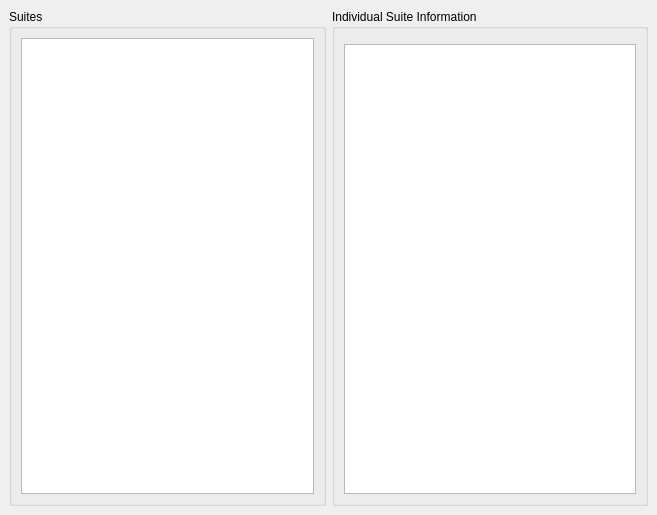
<ui version="4.0" >
 <class>Dialog</class>
 <widget class="QDialog" name="Dialog" >
  <property name="geometry" >
   <rect>
    <x>0</x>
    <y>0</y>
    <width>657</width>
    <height>515</height>
   </rect>
  </property>
  <property name="windowTitle" >
   <string>Dialog</string>
  </property>
  <layout class="QHBoxLayout" >
   <property name="margin" >
    <number>9</number>
   </property>
   <property name="spacing" >
    <number>6</number>
   </property>
   <item>
    <widget class="QGroupBox" name="groupBox" >
     <property name="sizePolicy" >
      <sizepolicy>
       <hsizetype>1</hsizetype>
       <vsizetype>5</vsizetype>
       <horstretch>0</horstretch>
       <verstretch>0</verstretch>
      </sizepolicy>
     </property>
     <property name="title" >
      <string>Suites</string>
     </property>
     <layout class="QHBoxLayout" >
      <property name="margin" >
       <number>9</number>
      </property>
      <property name="spacing" >
       <number>6</number>
      </property>
      <item>
       <widget class="QTableView" name="suitesTableView" >
        <property name="sizePolicy" >
         <sizepolicy>
          <hsizetype>7</hsizetype>
          <vsizetype>7</vsizetype>
          <horstretch>0</horstretch>
          <verstretch>0</verstretch>
         </sizepolicy>
        </property>
       </widget>
      </item>
     </layout>
    </widget>
   </item>
   <item>
    <widget class="QGroupBox" name="groupBox_2" >
     <property name="title" >
      <string>Individual Suite Information</string>
     </property>
     <layout class="QVBoxLayout" >
      <property name="margin" >
       <number>9</number>
      </property>
      <property name="spacing" >
       <number>6</number>
      </property>
      <item>
       <widget class="QwtPlot" name="respSpecPlot" />
      </item>
      <item>
       <widget class="QTableView" name="suiteTableView" />
      </item>
     </layout>
    </widget>
   </item>
  </layout>
 </widget>
 <customwidgets>
  <customwidget>
   <class>QwtPlot</class>
   <extends>QFrame</extends>
   <header>qwt_plot.h</header>
  </customwidget>
 </customwidgets>
 <resources/>
 <connections/>
</ui>
